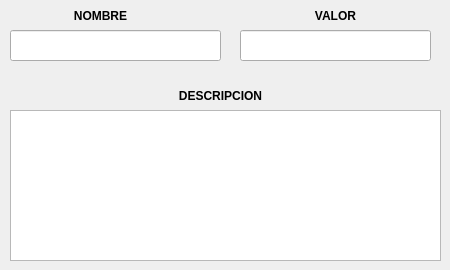
      <widget class="QWidget" name="tab_18">
       <attribute name="title">
        <string>TARIFAS FCL</string>
       </attribute>
       <widget class="QLabel" name="label_65">
        <property name="geometry">
         <rect>
          <x>10</x>
          <y>0</y>
          <width>181</width>
          <height>31</height>
         </rect>
        </property>
        <property name="font">
         <font>
          <pointsize>9</pointsize>
          <weight>75</weight>
          <bold>true</bold>
         </font>
        </property>
        <property name="text">
         <string>NOMBRE</string>
        </property>
        <property name="alignment">
         <set>Qt::AlignCenter</set>
        </property>
       </widget>
       <widget class="QLabel" name="label_66">
        <property name="geometry">
         <rect>
          <x>280</x>
          <y>0</y>
          <width>111</width>
          <height>31</height>
         </rect>
        </property>
        <property name="font">
         <font>
          <pointsize>9</pointsize>
          <weight>75</weight>
          <bold>true</bold>
         </font>
        </property>
        <property name="text">
         <string>VALOR</string>
        </property>
        <property name="alignment">
         <set>Qt::AlignCenter</set>
        </property>
       </widget>
       <widget class="QTextEdit" name="textEdit_5">
        <property name="geometry">
         <rect>
          <x>10</x>
          <y>110</y>
          <width>431</width>
          <height>151</height>
         </rect>
        </property>
        <property name="font">
         <font>
          <pointsize>8</pointsize>
         </font>
        </property>
       </widget>
       <widget class="QLabel" name="label_67">
        <property name="geometry">
         <rect>
          <x>70</x>
          <y>80</y>
          <width>301</width>
          <height>31</height>
         </rect>
        </property>
        <property name="font">
         <font>
          <pointsize>9</pointsize>
          <weight>75</weight>
          <bold>true</bold>
         </font>
        </property>
        <property name="text">
         <string>DESCRIPCION</string>
        </property>
        <property name="alignment">
         <set>Qt::AlignCenter</set>
        </property>
       </widget>
       <widget class="QLineEdit" name="lineEdit_39">
        <property name="geometry">
         <rect>
          <x>10</x>
          <y>30</y>
          <width>211</width>
          <height>31</height>
         </rect>
        </property>
        <property name="font">
         <font>
          <pointsize>8</pointsize>
         </font>
        </property>
       </widget>
       <widget class="QLineEdit" name="lineEdit_40">
        <property name="geometry">
         <rect>
          <x>240</x>
          <y>30</y>
          <width>191</width>
          <height>31</height>
         </rect>
        </property>
        <property name="font">
         <font>
          <pointsize>8</pointsize>
         </font>
        </property>
       </widget>
      </widget>
